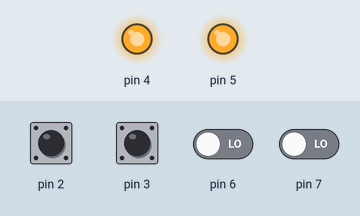
This sketch was run on a simulated Arduino Uno, built with avr-gcc and run on an emulated ATmega328P. Parts: output pins drawn as LEDs (lit = HIGH). The inputs (shaded band) are chosen by the test bench; at power-on: pin 2, pin 3 HIGH, pin 6, pin 7 LOW.

Above: at 1.2 s.
1.3 s: pin 2 pulled LOW for 0.15 s
At 1.37 s:
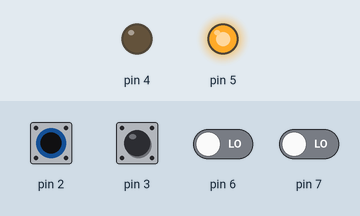
2.9 s: pin 3 pulled LOW for 0.15 s
At 2.97 s:
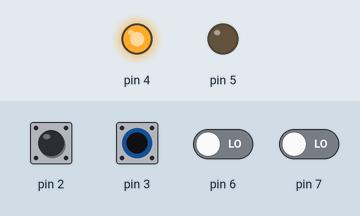
4.5 s: pin 2 driven LOW and pin 3 driven LOW
At 5.1 s:
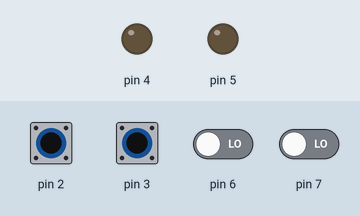
6.0 s: pin 2 driven HIGH
At 6.3 s:
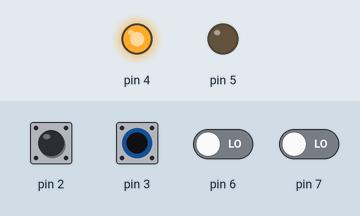
7.5 s: pin 2 driven LOW
At 8.6 s:
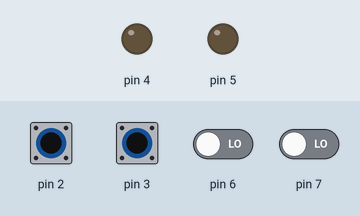
Timing chart, 0 to 10.0 s (numbered marks = the images above; inputs shaded):
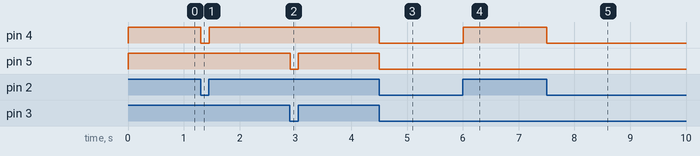

The sketch:

z80emu1_clock.ino
```cpp
void setup() {
  // put your setup code here, to run once:
  DDRD = 0b00110000;    // PD4,5のみ出力
  PORTD |= 0b00001100;  // PD2,3のプルアップ抵抗を有効
  Serial.begin(9600);	  // 9600bpsでポートを開く
}

void loop() {
  // put your main code here, to run repeatedly:
  PORTD = ((PIND & 0b00001100) << 2) | (PORTD & 0b11001111); // PIND2,3 -> PORTD4,5
  delay(5);
/*
  PIND = 0b00110000;    // PD4,5の出力を反転
  Serial.print("PORTD: 0b");
  Serial.println(PORTD, BIN);
  Serial.print("PIND: 0b");
  Serial.println(PIND, BIN);
  delay(1000);
*/
}
```

Measured:
- after the input at 1.3 s, pin 4: HIGH → LOW at once, → HIGH 0.15 s later
- after the input at 2.9 s, pin 5: HIGH → LOW at once, → HIGH 0.15 s later
- after the input at 4.5 s, pin 4, pin 5: HIGH → LOW at once
- after the input at 6.0 s, pin 4: LOW → HIGH at once
- after the input at 7.5 s, pin 4: HIGH → LOW at once
